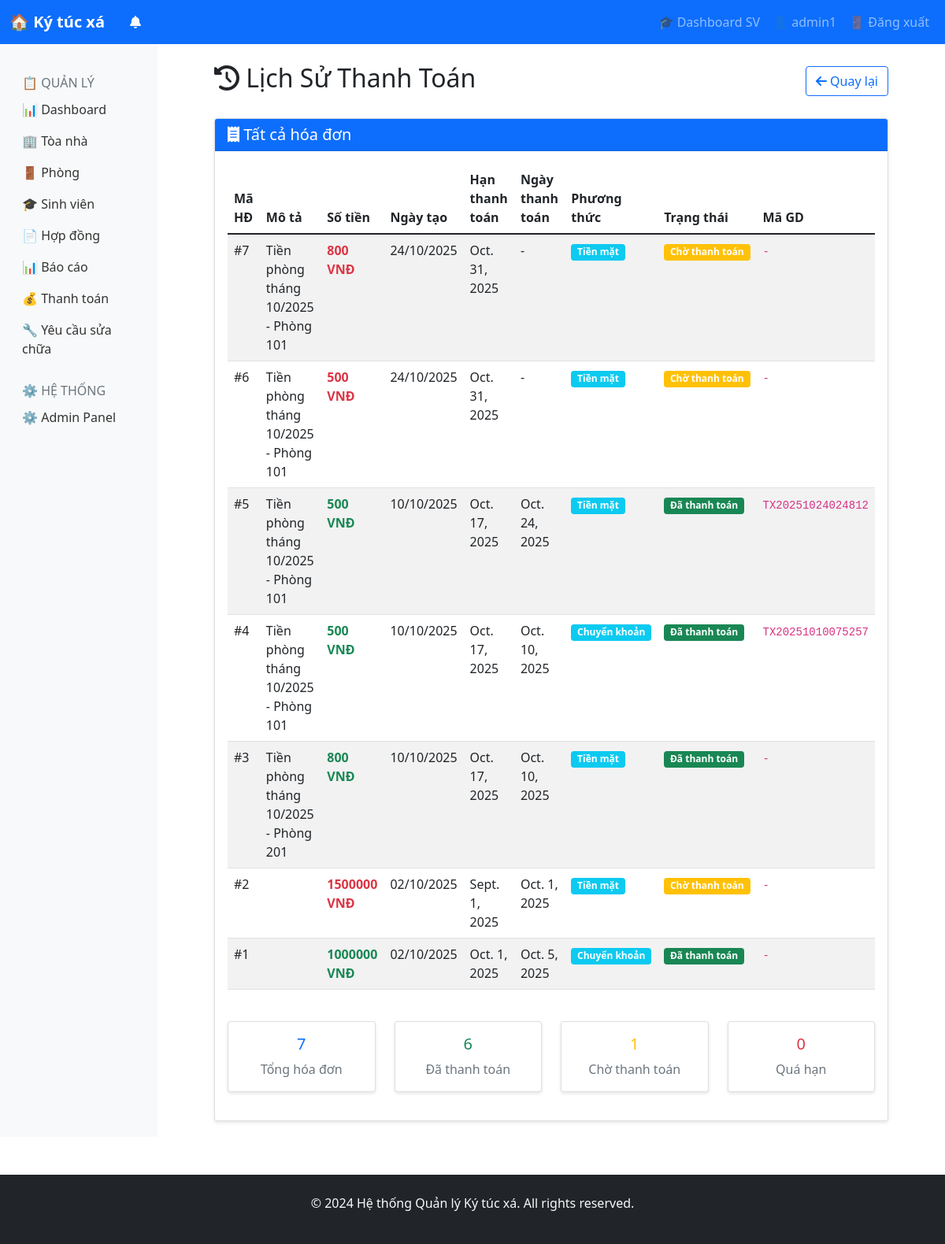
The page /payments/student/history/ (signed in) on the database its author committed.
### accounts/models.py (models this page shows, shortened)
class CustomUser(AbstractUser):
    USER_TYPE_CHOICES = (
        ('student', 'Sinh viên'),
        ('manager', 'Quản lý'),
        ('staff', 'Nhân viên'),
    )
    user_type = models.CharField(max_length=10, choices=USER_TYPE_CHOICES, default='student')
    phone = models.CharField(max_length=15, blank=True)
    address = models.TextField(blank=True)
    date_of_birth = models.DateField(null=True, blank=True)
    avatar = models.ImageField(upload_to='avatars/', null=True, blank=True)

### payment/models.py (models this page shows, shortened)
class Payment(models.Model):
    PAYMENT_METHODS = (
        ('cash', 'Tiền mặt'),
        ('bank_transfer', 'Chuyển khoản'),
        ('momo', 'Ví MoMo'),
        ('zalopay', 'ZaloPay'),
    )
    STATUS_CHOICES = (
        ('pending', 'Chờ thanh toán'),
        ('paid', 'Đã thanh toán'),
        ('cancelled', 'Đã hủy'),
        ('failed', 'Thất bại'),
    )
    contract = models.ForeignKey(Contract, on_delete=models.CASCADE)
    student = models.ForeignKey(
        Student,
        on_delete=models.CASCADE,
        default=1  # ID của student mặc định
    )
    amount = models.DecimalField(max_digits=12, decimal_places=2)
    payment_method = models.CharField(max_length=20, choices=PAYMENT_METHODS, default='cash')
    status = models.CharField(max_length=20, choices=STATUS_CHOICES, default='pending')
    due_date = models.DateField()
    paid_date = models.DateField(null=True, blank=True)
    transaction_id = models.CharField(max_length=100, blank=True)
    notes = models.TextField(blank=True)
    created_at = models.DateTimeField(auto_now_add=True)
    updated_at = models.DateTimeField(auto_now=True)

### payment/views.py (the view)
# urls.py: path('student/history/', views.payment_history, name='payment_history'),
@login_required
def payment_history(request):
    if request.user.user_type != 'student':
        return redirect('home')
    student = request.user.student
    payments = Payment.objects.filter(student=student).select_related('contract__room').order_by('-created_at')
    context = {
        'payments': payments,
    }
    return render(request, 'payment/payment_history.html', context)

### payment/templates/payment/payment_history.html (shortened to what this page needs)
{% extends 'base.html' %}
{% block content %}
<div class="container">
    <div class="row">
        <div class="col-12">
            <div class="d-flex justify-content-between align-items-center mb-4">
                <h2><i class="fas fa-history"></i> Lịch Sử Thanh Toán</h2>
                <a href="{% url 'student_payments' %}" class="btn btn-outline-primary">
                    <i class="fas fa-arrow-left"></i> Quay lại
                </a>
            </div>
        </div>
    </div>
    <div class="row">
        <div class="col-12">
            <div class="card">
                <div class="card-header bg-primary text-white">
                    <h5 class="mb-0"><i class="fas fa-receipt"></i> Tất cả hóa đơn</h5>
                </div>
                <div class="card-body">
                    {% if payments %}
                    <div class="table-responsive">
                        <table class="table table-striped">
                            <thead>
                                <tr>
                                    <th>Mã HĐ</th>
                                    <th>Mô tả</th>
                                    <th>Số tiền</th>
                                    <th>Ngày tạo</th>
                                    <th>Hạn thanh toán</th>
                                    <th>Ngày thanh toán</th>
                                    <th>Phương thức</th>
                                    <th>Trạng thái</th>
                                    <th>Mã GD</th>
                                </tr>
                            </thead>
                            <tbody>
                                {% for payment in payments %}
                                <tr>
                                    <td>#{{ payment.id }}</td>
                                    <td>{{ payment.notes }}</td>
                                    <td class="fw-bold {% if payment.status == 'paid' %}text-success{% else %}text-danger{% endif %}">
                                        {{ payment.amount|floatformat:0 }} VNĐ
                                    </td>
                                    <td>{{ payment.created_at|date:"d/m/Y" }}</td>
                                    <td>
                                        {{ payment.due_date }}
                                    </td>
                                    <td>{{ payment.paid_date|default:"-" }}</td>
                                    <td>
                                        {% if payment.payment_method %}
                                        <span class="badge bg-info">{{ payment.get_payment_method_display }}</span>
                                        {% else %}
                                        -
                                        {% endif %}
                                    </td>
                                    <td>
                                        {% if payment.status == 'paid' %}
                                        <span class="badge bg-success">{{ payment.get_status_display }}</span>
                                        {% elif payment.status == 'pending' %}
                                        <span class="badge bg-warning">{{ payment.get_status_display }}</span>
                                        {% else %}
                                        <span class="badge bg-secondary">{{ payment.get_status_display }}</span>
                                        {% endif %}
                                    </td>
                                    <td><code>{{ payment.transaction_id|default:"-" }}</code></td>
                                </tr>
                                {% endfor %}
                            </tbody>
                        </table>
                    </div>
                    <div class="row mt-4">
                        <div class="col-md-3">
                            <div class="card text-center">
                                <div class="card-body">
                                    <h5 class="text-primary">{{ payments.count }}</h5>
                                    <p class="text-muted mb-0">Tổng hóa đơn</p>
                                </div>
                            </div>
                        </div>
                        <div class="col-md-3">
                            <div class="card text-center">
                                <div class="card-body">
                                    <h5 class="text-success">{{ payments|length|add:"-1" }}</h5>
                                    <p class="text-muted mb-0">Đã thanh toán</p>
                                </div>
                            </div>
                        </div>
                        <div class="col-md-3">
                            <div class="card text-center">
                                <div class="card-body">
                                    <h5 class="text-warning">1</h5>
                                    <p class="text-muted mb-0">Chờ thanh toán</p>
                                </div>
                            </div>
                        </div>
                        <div class="col-md-3">
                            <div class="card text-center">
                                <div class="card-body">
                                    <h5 class="text-danger">0</h5>
                                    <p class="text-muted mb-0">Quá hạn</p>
                                </div>
                            </div>
                        </div>
                    </div>
                    {% else %}
                    <div class="text-center py-5">
                        <i class="fas fa-receipt fa-3x text-muted mb-3"></i>
                        <h5 class="text-muted">Chưa có hóa đơn nào</h5>
                        <p class="text-muted">Tất cả hóa đơn của bạn sẽ hiển thị ở đây</p>
                    </div>
                    {% endif %}
                </div>
            </div>
        </div>
    </div>
</div>
{% endblock %}

### templates/base.html (shortened to what this page needs)
<!DOCTYPE html>
<html lang="vi">
  <head>
    <link
      href="https://cdn.jsdelivr.net/npm/bootstrap@5.1.3/dist/css/bootstrap.min.css"
      rel="stylesheet"
    />
    <link rel="stylesheet" href="https://cdnjs.cloudflare.com/ajax/libs/font-awesome/6.0.0/css/all.min.css">
  </head>
  <body>
    <nav class="navbar navbar-expand-lg navbar-dark bg-primary">
      <div class="container-fluid">
        <a class="navbar-brand" href="{% url 'home' %}">🏠 Ký túc xá</a>
        {% if user.is_authenticated %}
          {% if user.user_type == 'manager' or user.user_type == 'staff' or user.is_staff %}
          <div class="nav-item dropdown">
            <a class="nav-link text-light" href="#" data-bs-toggle="dropdown">
              <i class="fas fa-bell"></i>
            </a>
          </div>
          {% endif %}
        {% endif %}
        <div class="collapse navbar-collapse" id="navbarNav">
          <div class="navbar-nav ms-auto">
            {% if user.is_authenticated %}
              {% if user.user_type == 'student' %}
              <a class="nav-link" href="/student/dashboard/">🎓 Dashboard SV</a>
              <a class="nav-link" href="#">👤 {{ user.username }}</a>
              {% else %}
              <a class="nav-link" href="/dashboard/">📊 Dashboard</a>
              <a class="nav-link" href="/admin/">⚙️ Admin</a>
              <a class="nav-link" href="#">👤 {{ user.username }}</a>
              {% endif %}
              <a class="nav-link" href="/accounts/logout/">🚪 Đăng xuất</a>
            {% else %}
            <a class="nav-link" href="/accounts/login/">🔐 Đăng nhập SV</a>
            <a class="nav-link" href="/student/register/">📝 Đăng ký SV</a>
            <a class="nav-link" href="/admin/">⚙️ Quản lý</a>
            {% endif %}
          </div>
        </div>
      </div>
    </nav>
    <div class="container-fluid">
      <div class="row">
        {% if user.is_authenticated %}
          {% if user.user_type == 'manager' or user.user_type == 'staff' or user.is_staff %}
          <nav class="col-md-3 col-lg-2 d-md-block sidebar collapse bg-light">
            <div class="position-sticky pt-3">
              <h6 class="sidebar-heading d-flex justify-content-between align-items-center px-3 mt-4 mb-1 text-muted">
                <span>📋 QUẢN LÝ</span>
              </h6>
              <ul class="nav flex-column">
                <li class="nav-item">
                  <a class="nav-link" href="/dashboard/">📊 Dashboard</a>
                </li>
                <li class="nav-item">
                  <a class="nav-link" href="/buildings/">🏢 Tòa nhà</a>
                </li>
                <li class="nav-item">
                  <a class="nav-link" href="/rooms/">🚪 Phòng</a>
                </li>
                <li class="nav-item">
                  <a class="nav-link" href="/students/">🎓 Sinh viên</a>
                </li>
                <li class="nav-item">
                  <a class="nav-link" href="/contracts/">📄 Hợp đồng</a>
                </li>
                <li class="nav-item">
                  <a class="nav-link" href="/reports/">📊 Báo cáo</a>
                </li>
                <li class="nav-item">
                  <a class="nav-link" href="/payments/">💰 Thanh toán</a>
                </li>
                <li class="nav-item">
                  <a class="nav-link" href="/repairs/">🔧 Yêu cầu sửa chữa</a>
                </li>
              </ul>
              <h6 class="sidebar-heading d-flex justify-content-between align-items-center px-3 mt-4 mb-1 text-muted">
                <span>⚙️ HỆ THỐNG</span>
              </h6>
              <ul class="nav flex-column mb-2">
                <li class="nav-item">
                  <a class="nav-link" href="/admin/">⚙️ Admin Panel</a>
                </li>
              </ul>
            </div>
          </nav>
          {% endif %}
        {% endif %}
        <main class="col-md-9 ms-sm-auto col-lg-10 px-md-4">
          <div class="container mt-4">
            {% block content %}
            {% endblock %}
          </div>
        </main>
      </div>
    </div>
    <footer class="bg-dark text-light mt-5 py-4">
      <div class="container text-center">
        <p>&copy; 2024 Hệ thống Quản lý Ký túc xá. All rights reserved.</p>
      </div>
    </footer>
  </body>
</html>

### templates/base.html (style rules this page uses)
.navbar-brand { font-weight: bold; }
.card { box-shadow: 0 2px 4px rgba(0, 0, 0, 0.1); margin-bottom: 20px; }
.sidebar { background-color: #f8f9fa; min-height: 100vh; }
.nav-link { color: #333; }

### rows shown on the page
CustomUser: username "admin1"
Payment: id "7", notes "Tiền phòng tháng 10/2025 - Phòng 101", amount "800", created_at "24/10/2025", due_date "Oct. 31, 2025", paid_date "-", payment_method "Tiền mặt", status "Chờ thanh toán", transaction_id "-"
Payment: id "6", notes "Tiền phòng tháng 10/2025 - Phòng 101", amount "500", created_at "24/10/2025", due_date "Oct. 31, 2025", paid_date "-", payment_method "Tiền mặt", status "Chờ thanh toán", transaction_id "-"
Payment: id "5", notes "Tiền phòng tháng 10/2025 - Phòng 101", amount "500", created_at "10/10/2025", due_date "Oct. 17, 2025", paid_date "Oct. 24, 2025", payment_method "Tiền mặt", status "Đã thanh toán", transaction_id "TX20251024024812"
Payment: id "4", notes "Tiền phòng tháng 10/2025 - Phòng 101", amount "500", created_at "10/10/2025", due_date "Oct. 17, 2025", paid_date "Oct. 10, 2025", payment_method "Chuyển khoản", status "Đã thanh toán", transaction_id "TX20251010075257"
Payment: id "3", notes "Tiền phòng tháng 10/2025 - Phòng 201", amount "800", created_at "10/10/2025", due_date "Oct. 17, 2025", paid_date "Oct. 10, 2025", payment_method "Tiền mặt", status "Đã thanh toán", transaction_id "-"
Payment: id "2", amount "1500000", created_at "02/10/2025", due_date "Sept. 1, 2025", paid_date "Oct. 1, 2025", payment_method "Tiền mặt", status "Chờ thanh toán", transaction_id "-"
Payment: id "1", amount "1000000", created_at "02/10/2025", due_date "Oct. 1, 2025", paid_date "Oct. 5, 2025", payment_method "Chuyển khoản", status "Đã thanh toán", transaction_id "-"

### other values the page prints
{{ payments.count }} "7"
{{ payments|length|add:"-1" }} "6"
